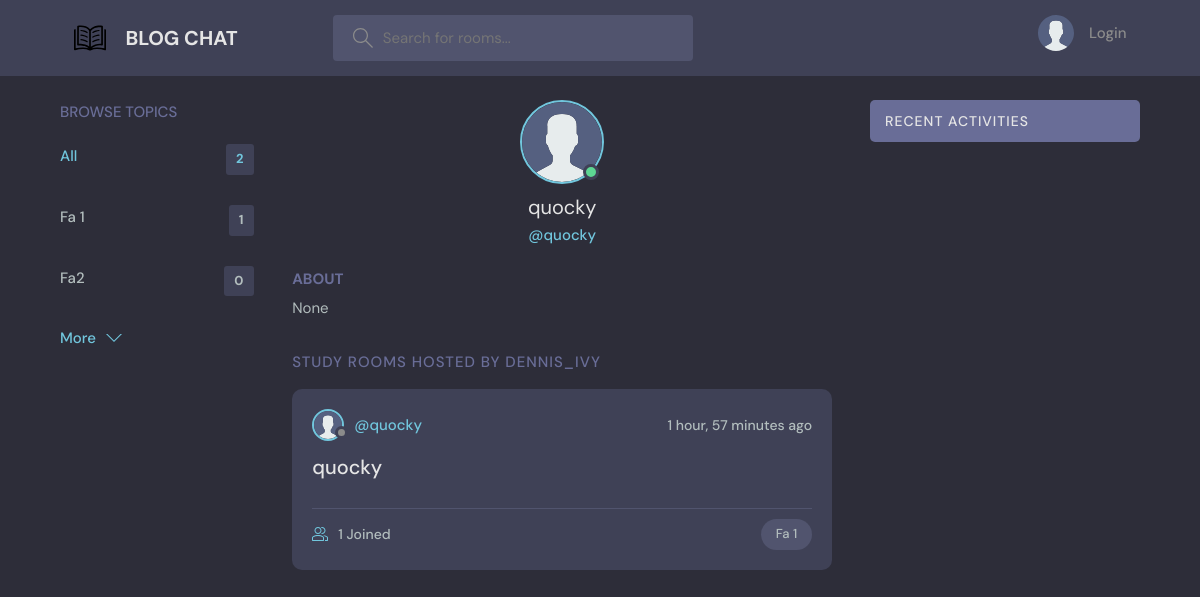
The app's page /profile/2/ with its own data.
### base/models.py (models this page shows, shortened)
class Topic(models.Model):
    name = models.CharField(max_length=200)

class User(AbstractUser):
    username = models.EmailField(unique=True, null=True)
    name = models.CharField(max_length=200, null=True)
    email = models.EmailField(unique=True, null=True)
    bio = models.TextField(null=True)
    avatar = models.ImageField(null=True, default="avatar.svg")
    USERNAME_FIELD = 'username'
    REQUIRED_FIELDS = [ ]

class Room(models.Model):
    host = models.ForeignKey(User, on_delete=models.SET_NULL, null=True)
    topic = models.ForeignKey(Topic, on_delete=models.SET_NULL, null=True)
    name = models.CharField(max_length=200)
    description = models.TextField(null=True, blank=True)
    participants = models.ManyToManyField(
        User, related_name='participants', blank=True)
    updated = models.DateTimeField(auto_now=True)
    created = models.DateTimeField(auto_now_add=True)
    class Meta:
        ordering = ['-updated', '-created']

### base/views.py (the view)
# urls.py: path('profile/<str:pk>/', views.userProfile, name="user-profile"),
def userProfile(request, pk):
    user = User.objects.get(id=pk)
    rooms = user.room_set.all()
    room_messages = user.message_set.all()
    topics = Topic.objects.all()
    context = {'user': user, 'rooms': rooms,
               'room_messages': room_messages, 'topics': topics}
    return render(request, 'base/profile.html', context)

### base/templates/base/profile.html (shortened to what this page needs)
{% extends 'main.html' %}
{% block content %}
<main class="profile-page layout layout--3">
  <div class="container">
    {% include 'base/topics_component.html' %}
    <div class="roomList">
      <div class="profile">
        <div class="profile__avatar">
          <div class="avatar avatar--large active">
            <img src="{{user.avatar.url}}" />
          </div>
        </div>
        <div class="profile__info">
          <h3>{{user.name}}</h3>
          <p>@{{user.username}}</p>
        </div>
        <div class="profile__about">
          <h3>About</h3>
          <p>
            {{user.bio}}
          </p>
        </div>
      </div>
      <div class="roomList__header">
        <div>
          <h2>Study Rooms Hosted by dennis_ivy</a>
          </h2>
        </div>
      </div>
      {% include 'base/feed_component.html' %}
    </div>
    {% include 'base/activity_component.html' %}
  </div>
</main>
{% endblock content %}

### templates/main.html (shortened to what this page needs)
<!DOCTYPE html>
{% load static %}
<html lang="en">
<head>
    <link rel="stylesheet" href="{% static 'styles/style.css' %}" />
</head>
<body>
    {% include 'navbar.html' %}
    {% block content %}
    {% endblock %}
</body>
</html>

### templates/navbar.html (shortened to what this page needs)
{% load static %}
<header class="header header--loggedIn">
    <div class="container">
      <a href="{%url 'home'%}" class="header__logo">
        <img src="{%static 'images/open-book-icon.svg'%}" />
        <h1>BLOG CHAT</h1>
      </a>
      <form class="header__search" method="GET" action="{%url 'home' %}">
        <label>
          <input name="q" placeholder="Search for rooms..." />
        </label>
      </form>
      <nav class="header__menu">
        {%if request.user.is_authenticated%}
        <div class="header__user">
          <a href="{% url 'update-user' %}">
            <div class="avatar avatar--medium active">
          <img src="{{request.user.avatar.url}}"/>
            </div>
            <p>{{request.user.username}}<span>@{{request.user.username}}</span></p>
          </a>
          <button class="dropdown-button">
            <svg version="1.1" xmlns="http://www.w3.org/2000/svg" width="32" height="32" viewBox="0 0 32 32">
              <title>chevron-down</title>
              <path d="M16 21l-13-13h-3l16 16 16-16h-3l-13 13z"></path>
            </svg>
          </button>
        </div>
        {%else%}
        <a href="{%url 'login'%}">
            <img src="{%static 'images/avatar.svg'%}" />
            <p>Login</p>
        </a>
        {%endif%}
      </nav>
    </div>
  </header>

### base/templates/base/topics_component.html
<div class="topics">
    <div class="topics__header">
        <h2>Browse Topics</h2>
    </div>
    <ul class="topics__list">
        <li>
            <a href="{% url 'home' %}" class="active">All <span>{{topics.count}}</span></a>
        </li>
        {% for topic in topics %}
        <li>
            <a href="{% url 'home' %}?q={{topic.name}}">{{topic.name}}<span>{{topic.room_set.all.count}}</span></a>
        </li>
        {% endfor %}
    </ul>
    <a class="btn btn--link" href="{% url 'topics' %}">
        More
        <svg version="1.1" xmlns="http://www.w3.org/2000/svg" width="32" height="32" viewBox="0 0 32 32">
            <title>chevron-down</title>
            <path d="M16 21l-13-13h-3l16 16 16-16h-3l-13 13z"></path>
        </svg>
    </a>
</div>

### base/templates/base/feed_component.html (shortened to what this page needs)
{% for room in rooms %}
<div class="roomListRoom">
    <div class="roomListRoom__header">
        <a href="{% url 'user-profile' room.host.id %}" class="roomListRoom__author">
            <div class="avatar avatar--small">
                <img src="{{room.host.avatar.url}}" />
            </div>
            <span>@{{room.host.username}}</span>
        </a>
        <div class="roomListRoom__actions">
            <span>{{room.created|timesince}} ago</span>
        </div>
    </div>
    <div class="roomListRoom__content">
        <a href="{% url 'room' room.id %}">{{room.name}}</a>
    </div>
    <div class="roomListRoom__meta">
        <a href="{% url 'room' room.id %}" class="roomListRoom__joined">
            {{room.participants.all.count}} Joined
        </a>
        <p class="roomListRoom__topic">{{room.topic.name}}</p>
    </div>
</div>
{% endfor %}

### base/templates/base/activity_component.html (shortened to what this page needs)
<div class="activities">
    <div class="activities__header">
        <h2>Recent Activities</h2>
    </div>
</div>

### records on screen
Topic: name "Fa 1", room_set.all.count "1"
Topic: name "Fa2", room_set.all.count "0"
User: avatar (placeholder picture), name "quocky", username "quocky", bio "None"
Room: host.avatar (placeholder picture), host.username "quocky", created "1 hour, 57 minutes", name "quocky", participants.all.count "1", topic.name "Fa 1"

### other values on screen
{{ topics.count }} "2"
